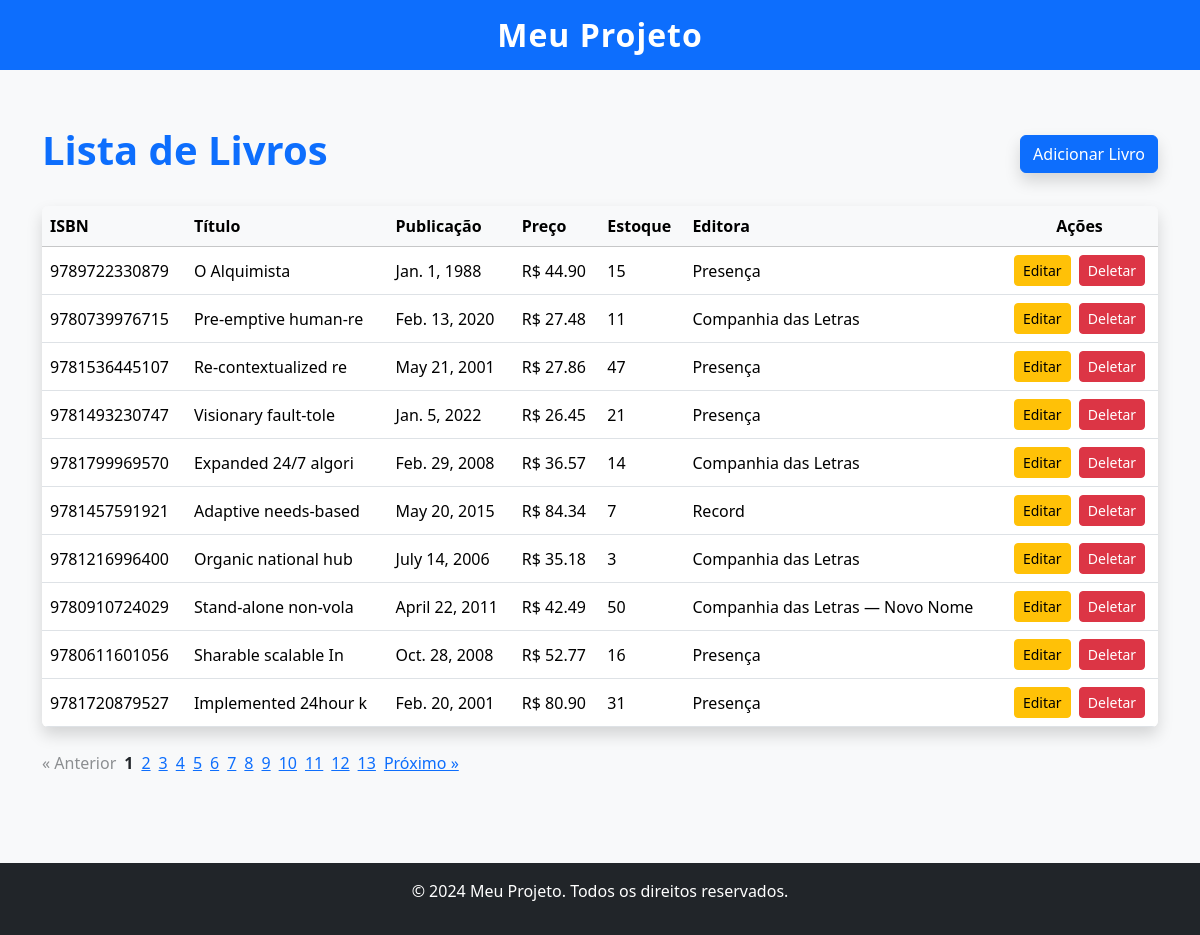
Page /edu/ on the committed database.
### Edu/models.py (models this page shows, shortened)
class Livro(models.Model):
    isbn = models.CharField(max_length=13)
    titulo = models.CharField(max_length=20)
    publicacao = models.DateField()
    preco = models.DecimalField(max_digits=6, decimal_places=2)
    estoque = models.IntegerField()
    Editora_id = models.ForeignKey(Editora, on_delete=models.CASCADE)
    autores = models.ManyToManyField(Autor)

class Editora(models.Model):
    nome = models.CharField(max_length=100, unique=True)

### Edu/views.py (the view)
# urls.py: path('', views.livro_list, name='livro_list'),
def livro_list(request):
    livros = Livro.objects.all()
    paginator = Paginator(livros, 10)
    page_number = request.GET.get('page')
    try:
        page_obj = paginator.page(page_number)
    except PageNotAnInteger:
        page_obj = paginator.page(1)
    except EmptyPage:
        page_obj = paginator.page(paginator.num_pages)
    return render(request, 'Edu/livro_list.html', {'page_obj': page_obj})

### templates/Edu/livro_list.html
{% extends 'base.html' %}
{% block content %}
<div class="container py-4">
    <div class="d-flex justify-content-between align-items-center mb-4">
        <h1 class="display-6 fw-bold text-primary">Lista de Livros</h1>
        <a href="{% url 'edu:livro_create' %}" class="btn btn-primary shadow">Adicionar Livro</a>
    </div>
    <div class="table-responsive shadow rounded">
        <table class="table table-hover align-middle mb-0">
            <thead class="table-light">
                <tr>
                    <th>ISBN</th>
                    <th>Título</th>
                    <th>Publicação</th>
                    <th>Preço</th>
                    <th>Estoque</th>
                    <th>Editora</th>
                    <th class="text-center">Ações</th>
                </tr>
            </thead>
            <tbody>
                {% for livro in page_obj %}
                <tr>
                    <td>{{ livro.isbn }}</td>
                    <td>{{ livro.titulo }}</td>
                    <td>{{ livro.publicacao }}</td>
                    <td>R$ {{ livro.preco }}</td>
                    <td>{{ livro.estoque }}</td>
                    <td>{{ livro.Editora_id.nome }}</td>
                    <td class="text-center">
                        <a href="{% url 'edu:livro_update' livro.pk %}" class="btn btn-warning btn-sm me-1">Editar</a>
                        <a href="{% url 'edu:livro_delete' livro.pk %}" class="btn btn-danger btn-sm">Deletar</a>
                    </td>
                </tr>
                {% empty %}
                <tr>
                    <td colspan="7" class="text-center text-muted">Nenhum livro cadastrado.</td>
                </tr>
                {% endfor %}
            </tbody>
        </table>
    </div>
    {% if page_obj.has_other_pages %}
    <div class="mt-4">
        <nav class="pagination" aria-label="Page navigation">
            <ul style="list-style:none; display:flex; gap:8px; padding:0; justify-content: center;">
                {% if page_obj.has_previous %}
                    <li><a href="?page={{ page_obj.previous_page_number }}">&laquo; Anterior</a></li>
                {% else %}
                    <li style="opacity:0.5;">&laquo; Anterior</li>
                {% endif %}
                {% for num in page_obj.paginator.page_range %}
                    {% if num == page_obj.number %}
                        <li><strong>{{ num }}</strong></li>
                    {% else %}
                        <li><a href="?page={{ num }}">{{ num }}</a></li>
                    {% endif %}
                {% endfor %}
                {% if page_obj.has_next %}
                    <li><a href="?page={{ page_obj.next_page_number }}">Próximo &raquo;</a></li>
                {% else %}
                    <li style="opacity:0.5;">Próximo &raquo;</li>
                {% endif %}
            </ul>
        </nav>
    </div>
    {% endif %}
</div>
{% endblock %}

### templates/base.html (shortened to what this page needs)
<!DOCTYPE html>
<html lang="pt-BR">
<head>
    <link href="https://cdn.jsdelivr.net/npm/bootstrap@5.3.2/dist/css/bootstrap.min.css" rel="stylesheet">
</head>
<body>
    <header>
        <nav>
            <h1>Meu Projeto</h1>
        </nav>
    </header>
    <main>
        {% block content %}{% endblock %}
    </main>
    <footer>
        <p>&copy; 2024 Meu Projeto. Todos os direitos reservados.</p>
    </footer>
</body>
</html>

### templates/base.html (style rules this page uses)
body { background-color: #f8f9fa; }
header nav { background: #0d6efd; color: #fff; padding: 1rem 0; margin-bottom: 2rem; }
header nav h1 { margin: 0; text-align: center; font-size: 2rem; font-weight: 700; letter-spacing: 1px; }
footer { background: #212529; color: #fff; text-align: center; padding: 1rem 0; margin-top: 3rem; }

### rows in the picture
Livro: isbn "9789722330879", titulo "O Alquimista", publicacao "Jan. 1, 1988", preco "44.90", estoque "15", Editora_id.nome "Presença"
Livro: isbn "9780739976715", titulo "Pre-emptive human-re", publicacao "Feb. 13, 2020", preco "27.48", estoque "11", Editora_id.nome "Companhia das Letras"
Livro: isbn "9781536445107", titulo "Re-contextualized re", publicacao "May 21, 2001", preco "27.86", estoque "47", Editora_id.nome "Presença"
Livro: isbn "9781493230747", titulo "Visionary fault-tole", publicacao "Jan. 5, 2022", preco "26.45", estoque "21", Editora_id.nome "Presença"
Livro: isbn "9781799969570", titulo "Expanded 24/7 algori", publicacao "Feb. 29, 2008", preco "36.57", estoque "14", Editora_id.nome "Companhia das Letras"
Livro: isbn "9781457591921", titulo "Adaptive needs-based", publicacao "May 20, 2015", preco "84.34", estoque "7", Editora_id.nome "Record"
Livro: isbn "9781216996400", titulo "Organic national hub", publicacao "July 14, 2006", preco "35.18", estoque "3", Editora_id.nome "Companhia das Letras"
Livro: isbn "9780910724029", titulo "Stand-alone non-vola", publicacao "April 22, 2011", preco "42.49", estoque "50", Editora_id.nome "Companhia das Letras — Novo Nome"
Livro: isbn "9780611601056", titulo "Sharable scalable In", publicacao "Oct. 28, 2008", preco "52.77", estoque "16", Editora_id.nome "Presença"
Livro: isbn "9781720879527", titulo "Implemented 24hour k", publicacao "Feb. 20, 2001", preco "80.90", estoque "31", Editora_id.nome "Presença"

### other values in the picture
{{ num }} "1"
{{ num }} "2" "3" "4" "5" "6" "7" "8" "9" "10" "11" "12" "13"
